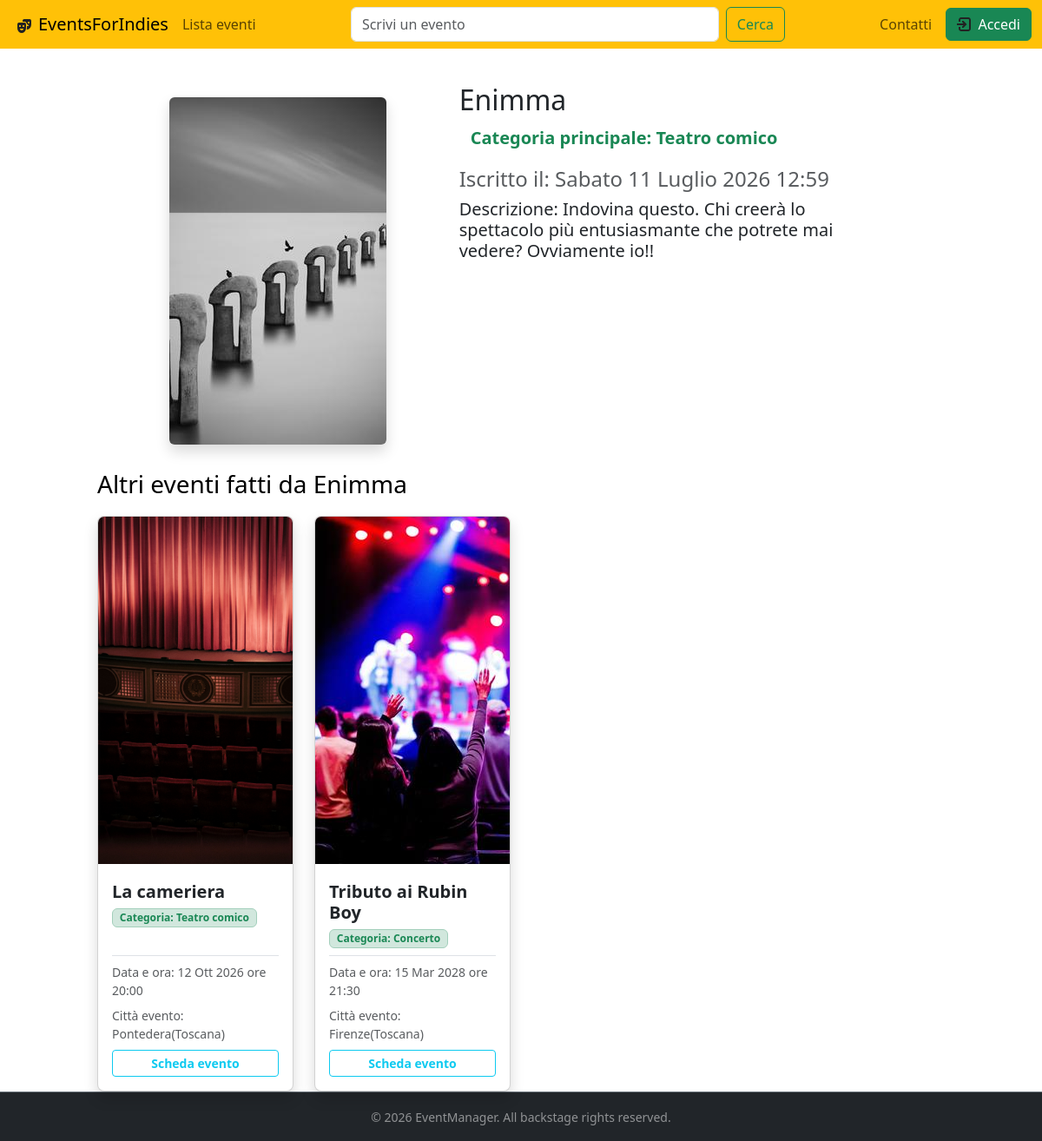
Screenshot of /detail/67ff9a0d-3b54-4631-9b9c-5104f96255f7/ with the database file from the repository.
### apps/account/models.py (models this page shows, shortened)
class Account(AbstractUser, BaseModel):
    username = models.CharField(max_length=30, unique=True)
    first_name = models.CharField(max_length=100)
    last_name = models.CharField(max_length=100)
    birth_date = models.DateField(validators=[check_mayor])
    address = models.ForeignKey(Address, on_delete=models.CASCADE, blank=True, null=True)
    email = models.EmailField()
    phone = models.CharField(max_length=10, blank=True, null=True)
    is_organizer = models.BooleanField(default=False)
    profile_image = models.ImageField(upload_to='img/profile_images', blank=True, null=True)
    main_category = models.ForeignKey('events.Category', on_delete=models.PROTECT, blank=True, null=True, related_name='organizer_category')
    stage_name = models.CharField(max_length=30, blank=True, null=True)
    organizer_description = models.TextField(blank=True, null=True)
    REQUIRED_FIELDS = ['first_name', 'last_name', 'birth_date']

class Address(models.Model):
    street_address = models.CharField(max_length=100)
    city = models.CharField(max_length=100)
    region = models.CharField(max_length=100)
    state = models.CharField(max_length=100)
    zip_code = models.CharField(max_length=10)

### apps/events/models.py (models this page shows, shortened)
class Category(BaseModel):
    name = models.CharField(max_length=255, unique=True)
    def __str__(self):
        return self.name

class Event(BaseModel):
    title = models.CharField(max_length=255)
    organizer = models.ForeignKey(settings.AUTH_USER_MODEL, on_delete=models.CASCADE, related_name='organized_events')
    description = models.TextField(blank=True)
    date = models.DateField(format('%d/%m/%Y'), validators=[check_date])
    time = models.TimeField(format('%H:%M'))
    category = models.ForeignKey(Category, on_delete=models.PROTECT,related_name='events') #for many-to-one
    price = models.DecimalField(max_digits=6, decimal_places=2, default=0.00)
    location = models.ForeignKey(Address, on_delete=models.PROTECT, related_name='events')
    seats = models.PositiveIntegerField(default=0)
    image = models.ImageField(upload_to='event_images/', blank=True, null=True)
    @property
    def remaining_seats(self):
        from apps.tickets.models import Ticket
        tickets_sold = self.event_tickets.count()
        return max(0,self.seats - tickets_sold)

### apps/account/views.py (the view)
# urls.py: path('detail/<uuid:pk>/', views.OrganizerDetailView.as_view(), name='organizer_detail'),
class OrganizerDetailView(DetailView):
    model = Account
    template_name = 'account/organizer_detail.html'
    context_object_name = 'organizer'
    def get_context_data(self, **kwargs):
        context = super().get_context_data(**kwargs)
        context['organizer_events'] = Event.objects.filter(
            organizer=self.get_object(),
            date__gte=timezone.localdate()
        ).order_by('date')
        return context

### templates/account/organizer_detail.html (shortened to what this page needs)
{% extends 'base.html' %}
{% load static %}
{% block content %}
    <div class="row justify-content-evenly mt-3 g-4">
        <div class="col-3 event-img">
            <img src="
                    {% if organizer.profile_image %}{{ organizer.profile_image.url }}{% else %}{% static 'img/simple-user-default-icon.png' %}{% endif %}"
                 alt="{{ organizer.stage_name }}" class="rounded-2 shadow img-fluid mt-3">
        </div>
        <div class="col-md-6 col-12">
            <h2 class="text-bold">{{ organizer.stage_name }}</h2>
            <p class="badge fw-semibold text-success fs-5">Categoria principale: {{ organizer.main_category }}</p>
            <h4 class="text-muted fw-medium">Iscritto il: {{ organizer.created_at }}</h4>
            <h5 class="text-dark">
                Descrizione: {{ organizer.organizer_description|default_if_none:"Nessuna descrizione" }}</h5>
        </div>
    </div>
    <div class="row mt-4">
    <p class="text-black fs-3">Altri eventi fatti da {{ organizer.stage_name }}</p>
    {% for event in organizer_events %}
        {% if event.remaining_seats > 0 %}
            <div class="col-12 col-md-6 col-lg-3 d-flex align-items-stretch">
                <div class="card shadow rounded-3 overflow-hidden w-100 d-flex flex-column">
                    {% if event.image %}
                        <img src="{{ event.image.url }}" class="card-img-top event-card-img" alt="{{ event.title }}">
                    {% else %}
                        <img src="{% static 'img/default_event_image.jpg' %}" class="card-img-top event-card-img" alt="{{ event.title }}">
                    {% endif %}
                    <div class="card-body d-flex flex-column justify-content-between flex-grow-1">
                        <div>
                            <h5 class="card-title fw-bold my-1">{{ event.title }}</h5>
                            <p class="badge bg-success-subtle text-success border border-success-subtle fw-semibold mb-2">
                                Categoria: {{ event.category }}
                            </p>
                        </div>
                        <div class="pt-2 border-top mt-auto">
                            <p class="text-muted small mb-2">
                                Data e ora: {{ event.date|date:"d M Y" }} ore {{ event.time|time:"H:i" }}
                            </p>
                            <p class="text-muted small mb-2">
                                Città evento: {{ event.location.city }}({{ event.location.region }})
                            </p>
                            <a href="{% url 'events:event_detail' pk=event.pk %}"
                               class="btn btn-outline-info w-100 btn-sm fw-bold">
                                Scheda evento
                            </a>
                        </div>
                    </div>
                </div>
            </div>
        {% endif %}
    {% empty %}
        <p class="text-muted">Nessun evento in programma.</p>
    {% endfor %}
</div>
{% endblock %}

### static/css/custom.css (style rules this page uses)
html, body { overscroll-behavior-y: none; }
.event-img img { max-width: 300px; height:400px; width:250px; object-fit: cover; display: block; }
.event-card-img { height: 400px; width: 100%; object-fit: cover; object-position: center; }

### rows the page displays
Account: profile_image (picture), stage_name "Enimma", main_category "Teatro comico", created_at "Sabato 11 Luglio 2026 12:59", organizer_description "Indovina questo. Chi creerà lo spettacolo più entusiasmante che potrete mai vedere? Ovviamente io!!"
Event: title "La cameriera", category "Teatro comico", date "12 Ott 2026", time "20:00", location.city "Pontedera", location.region "Toscana"
Event: image (picture), title "Tributo ai Rubin Boy", category "Concerto", date "15 Mar 2028", time "21:30", location.city "Firenze", location.region "Toscana"
